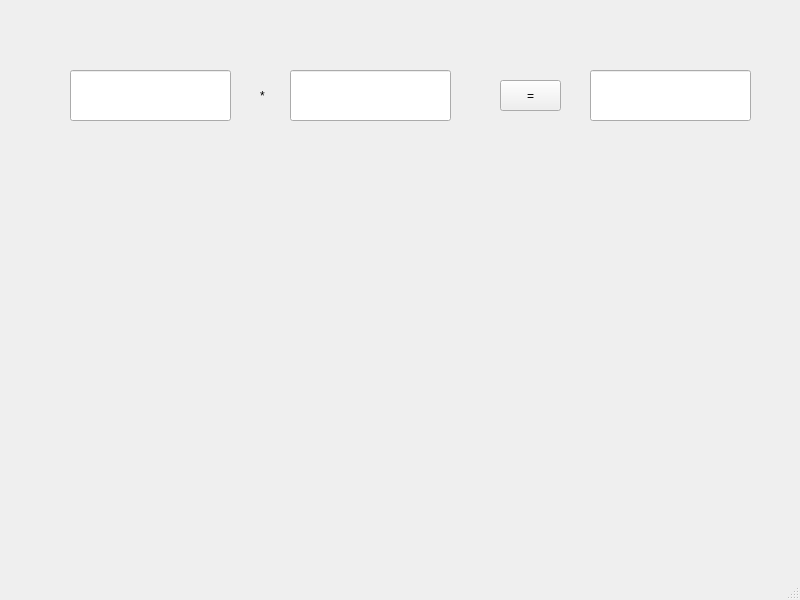
<?xml version="1.0" encoding="UTF-8"?>
<ui version="4.0">
 <class>MainWindow</class>
 <widget class="QMainWindow" name="MainWindow">
  <property name="geometry">
   <rect>
    <x>0</x>
    <y>0</y>
    <width>800</width>
    <height>600</height>
   </rect>
  </property>
  <property name="windowTitle">
   <string>MainWindow</string>
  </property>
  <widget class="QWidget" name="centralwidget">
   <widget class="QPushButton" name="pb">
    <property name="geometry">
     <rect>
      <x>500</x>
      <y>80</y>
      <width>61</width>
      <height>31</height>
     </rect>
    </property>
    <property name="text">
     <string>=</string>
    </property>
   </widget>
   <widget class="QLineEdit" name="le1">
    <property name="geometry">
     <rect>
      <x>70</x>
      <y>70</y>
      <width>161</width>
      <height>51</height>
     </rect>
    </property>
    <property name="text">
     <string/>
    </property>
   </widget>
   <widget class="QLabel" name="label">
    <property name="geometry">
     <rect>
      <x>260</x>
      <y>90</y>
      <width>56</width>
      <height>12</height>
     </rect>
    </property>
    <property name="text">
     <string>*</string>
    </property>
   </widget>
   <widget class="QLineEdit" name="le2">
    <property name="geometry">
     <rect>
      <x>290</x>
      <y>70</y>
      <width>161</width>
      <height>51</height>
     </rect>
    </property>
    <property name="text">
     <string/>
    </property>
   </widget>
   <widget class="QLineEdit" name="le3">
    <property name="geometry">
     <rect>
      <x>590</x>
      <y>70</y>
      <width>161</width>
      <height>51</height>
     </rect>
    </property>
    <property name="text">
     <string/>
    </property>
   </widget>
  </widget>
  <widget class="QMenuBar" name="menubar">
   <property name="geometry">
    <rect>
     <x>0</x>
     <y>0</y>
     <width>800</width>
     <height>21</height>
    </rect>
   </property>
  </widget>
  <widget class="QStatusBar" name="statusbar"/>
 </widget>
 <resources/>
 <connections/>
</ui>
